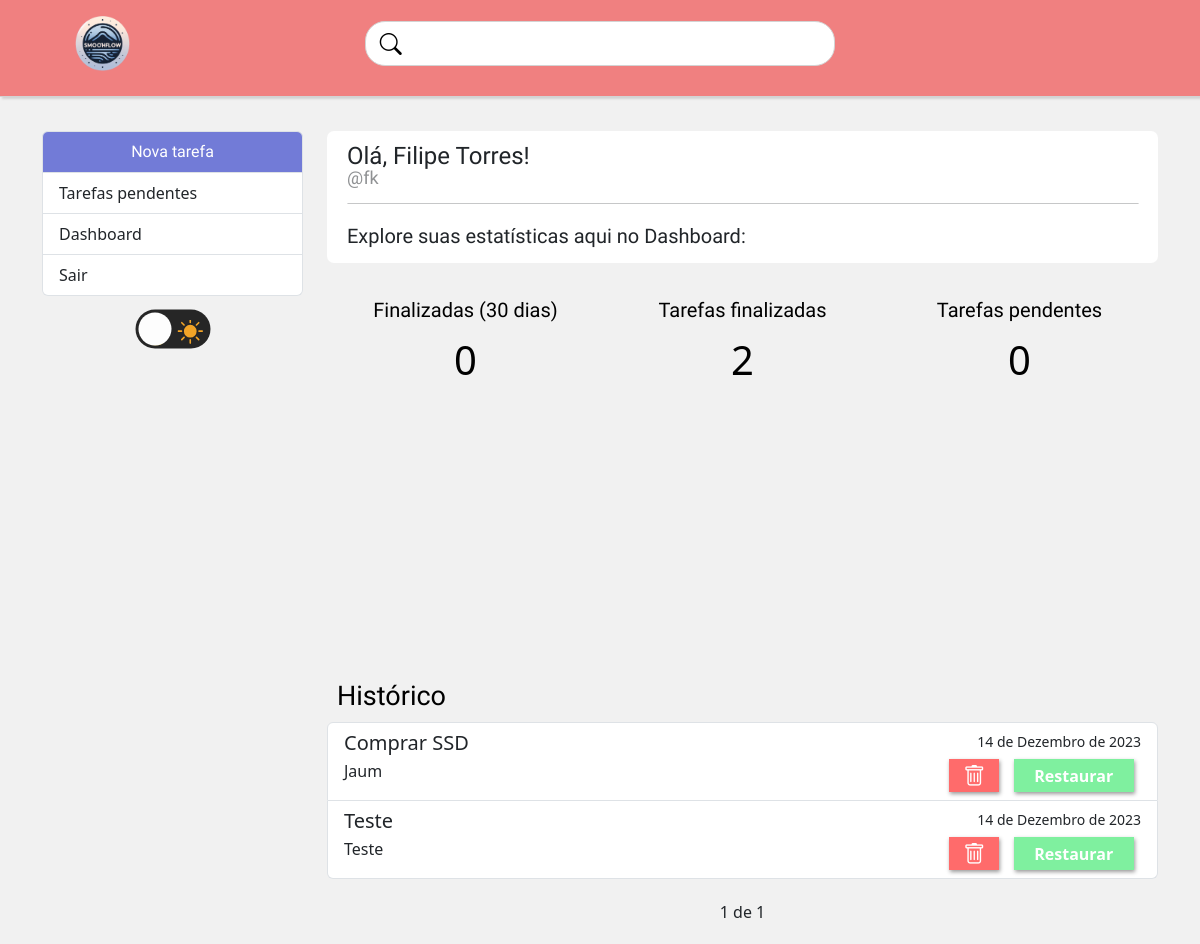
/dashboard/ (signed in), run on the app's committed database.
### tarefas/models.py (models this page shows, shortened)
class Tarefas(models.Model):
    STATUS=(
        ('doing', 'Doing'),
        ('done', 'Done'),
    )
    titulo = models.CharField(max_length=100, null=False, blank=False)
    descricao = models.CharField(max_length=150)
    done = models.CharField(
        max_length=5,
        choices=STATUS,
    )
    user = models.ForeignKey(get_user_model(), on_delete=models.CASCADE)
    criado_em = models.DateField(auto_now_add=True, null=False, blank=False)
    atualizado_em = models.DateTimeField(auto_now=True)
    termino = models.DateField(null=False, blank=False)
    finalizado_em = models.DateField(null=True, blank=True)

### tarefas/views.py (the view)
# urls.py: path('dashboard/', perfilUser, name='perfilUser'),
@login_required(login_url='/auth/login/')
def perfilUser(request):
    tarefasRecentes = Tarefas.objects.filter(done='done', user=request.user, atualizado_em__gt=datetime.now()-timedelta(days=30)).count()
    tarefasFeitas = Tarefas.objects.filter(done='done', user=request.user).count()
    tarefasPendentes = Tarefas.objects.filter(done='doing', user=request.user).count()
    '''Código para listar tarefas do histórico'''
    search = request.GET.get('search')
    if search:
        tarefas_lista = Tarefas.objects.filter(titulo__icontains=search, done='done', user=request.user)
        paginator = Paginator(tarefas_lista, 5)
        page = request.GET.get('page')
        tarefas = paginator.get_page(page)
    else:
        tarefas_lista = Tarefas.objects.filter(done='done').order_by('termino').filter(user=request.user)
        paginator = Paginator(tarefas_lista, 5)
        page = request.GET.get('page')
        tarefas = paginator.get_page(page)
    return render(request, "tarefas/perfilUser.html", {"tarefas": tarefas, 'tarefasRecentes': tarefasRecentes, 'tarefasFeitas': tarefasFeitas, 'tarefasPendentes': tarefasPendentes})

### tarefas/templates/tarefas/perfilUser.html (shortened to what this page needs)
{% extends "base.html" %}
{% block content %}
<div class="col-md-9">
    <div class="user-description">
        <span class="username">Olá, {{ user.first_name }}!</span>
        <span class="user">@{{ user }}</span>
        <hr>
        <h3 class="texto-user">Explore suas estatísticas aqui no Dashboard:</h3>
    </div>
    <div class="container dashboard">
        <div class="row">
            <div class="col-4 dashboard-box">
                <h4>Finalizadas (30 dias)</h4>
                <span>{{ tarefasRecentes }}</span>
            </div>
            <div class="col-4 dashboard-box">
                <h4>Tarefas finalizadas</h4>
                <span>{{ tarefasFeitas }}</span>
            </div>
            <div class="col-4 dashboard-box">
                <h4>Tarefas pendentes</h4>
                <span>{{ tarefasPendentes }}</span>
            </div>
        </div>
    </div>
    <div id="donutchart"></div>
    <h1 class="tituloHistorico">Histórico</h1>
    {% if tarefas %}
        <ul class="list-group" id="item-tarefa">
            {% for tarefa in tarefas %}
                <li class="list-group-item lista-de-tarefas">
                    <div class="d-flex w-100 justify-content-between">
                            <h5 class="mb-1" >{{ tarefa.titulo }}</h5>
                            <small class="tempoRestante">{{ tarefa.finalizado_em }}</small>
                    </div>
                    <div class="d-flex w-100 justify-content-between">
                        <p class="mb-1">{{ tarefa.descricao|default:"-" }}</p>
                        <div class="col-5 col-sm-4 col-lg-3 botoes-controle">
                            <a href="deleta/{{ tarefa.id }}" class="botao-deleta"><i class="bi bi-trash"></i></a>
                            <a href="mudastatus/{{ tarefa.id }}" class="botao-restaurar">Restaurar</a>
                        </div>
                    </div>
                </li>
            {% endfor %}
        </ul>
        <div class="pagina">
            <span class="step-list">
                <span class="sessaoAtual">
                    {{ tarefas.number }} de {{ tarefas.paginator.num_pages }}
                </span>
            </span>
        </div>
        {% else %}
            <p id="mesagemSemTarefas">Sem tarefas concluidas</p>
    {% endif %}
</div>
{% endblock %}

### static/css/style.css (style rules this page uses)
* { padding: 0; margin: 0; }
.tema-claro { background-color: #f1f1f1; transition: background 0.2s linear; }
i { font-weight: 400; font-size: 22px; }
.user-description { width: 100%; height: auto; background-color: white; display: flex; justify-content: center; align-items: flex-start; flex-direction: column; padding: 7px 20px; border-radius: 7px; margin-bottom: 15px; }
.user-description .username { font-size: x-large; font-family: 'Sarala', sans-serif; }
.user-description .user { font-size: large; font-family: 'Sarala', sans-serif; margin-top: -10px; opacity: 0.5; }
.user-description .texto-user { margin-top: 0px; font-size: 20px; font-family: 'Sarala', sans-serif; }
hr { position: relative; top: -4px; left: 50%; transform: translateX(-50%); background-color: rgba(0, 0, 0, 0.312); width: 100%; height: 0.1px; }
.botoes-controle { display: flex; flex-direction: row; justify-content: space-around; width: 20%; }
.botao-deleta { display: flex; background-color: #FF6B6B; color: white; border: none; width: 25%; justify-content: center; align-items: center; box-shadow: 1px 2px 4px rgba(0, 0, 0, 0.401); transition: 0.4s; }
.botao-restaurar { display: flex; background-color: #7FF09F; color: white; font-weight: 600; text-decoration: none; border: none; width: 60%; justify-content: center; align-items: center; box-shadow: 1px 2px 4px rgba(0, 0, 0, 0.401); transition: 0.4s; }
.pagina { margin-top: 21px; margin-bottom: 20px; display: flex; justify-content: center; align-items: center; }
.tituloHistorico { font-size: 27px; margin: 10px; font-family: 'Righteous', sans-serif; color: black; font-weight: 400; }
.dashboard { padding: 0; width: 100%; display: block; margin-bottom: 0px; }
.dashboard h4 { font-size: 20px; font-family: 'Righteous', sans-serif; }
.dashboard span { font-size: 40px; display: block; width: 100%; }
.dashboard-box { float: left; color: black; padding: 20px; box-sizing: border-box; text-align: center; }
#donutchart { max-width: 100%; height: 300px; display: block; margin: 0 auto; margin-top: -40px; }
@media (min-width: 720px ) and (max-width: 1350px) { .botoes-controle { width: 30%; height: 33px; } }
html { scroll-behavior: smooth; }

### data on the page
Tarefas: titulo "Comprar SSD", finalizado_em "14 de Dezembro de 2023", descricao "Jaum"
Tarefas: titulo "Teste", finalizado_em "14 de Dezembro de 2023", descricao "Teste"

### other printed values
{{ user.first_name }} "Filipe Torres"
{{ user }} "fk"
{{ tarefasRecentes }} "0"
{{ tarefasFeitas }} "2"
{{ tarefasPendentes }} "0"
{{ tarefas.number }} "1"
{{ tarefas.paginator.num_pages }} "1"
